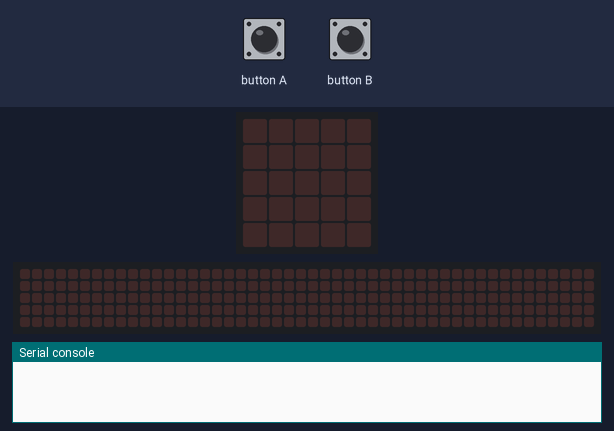
The program below on a simulated BBC micro:bit running MicroPython. Shown: the board's 5×5 LED display, a strip that is not on the board, showing the scrolling text unrolled, the last lines printed to the serial console. Inputs (shaded band) come from the test bench. The 48×5 strip is a reading aid, not a part: it shows the text the display is scrolling, unrolled, one strip-width of it at a time.

Above: at 1.2 s.
1.3 s: button A pressed for 0.15 s
At 1.37 s:
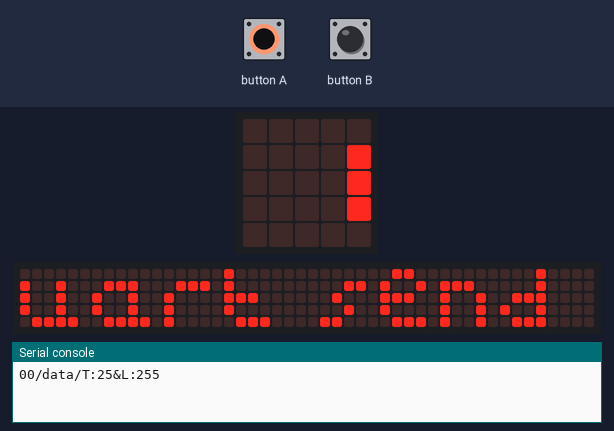
12.0 s: button A pressed for 1 s
At 12.22 s:
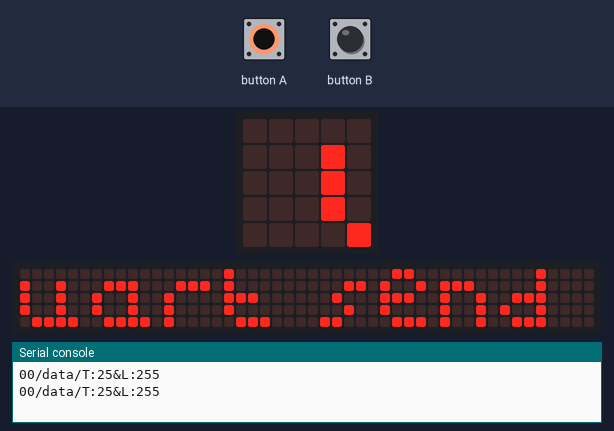

Measured:
- after the input at 1.3 s, the display: changes at once (image 1)
- after the input at 12.0 s, the display: first changes at once (image 2 shows a later state)

The program:

gateway_control.py
```python
from microbit import *
import radio

SENSOR_PIN = "1245"

uart.init(baudrate=115200, bits=8, parity=None, stop=1)

radio.on()
radio.config(channel=1)  # Choose your own channel number
radio.config(power=7)


def uart_handle():
    msg_bytes = (uart.read())
    msg_str = str(msg_bytes, 'UTF-8')

    messageArray = msg_str.split("/")
    messageType = messageArray[1]
    messageContent = messageArray[2]

    if messageType == "cmd":
        display.scroll("send cmd")
        radio.send(msg_bytes)

    else:
        Uart_send("00/err/unknown command")


def radio_handle(message):
    messageArray = message.split("/")
    sensorId = messageArray[0]
    messageType = messageArray[1]
    messageContent = messageArray[2]

    if messageType == "ask":
        if (messageContent == SENSOR_PIN):
            radio.send("00/ans/01")
        else:
            radio.send("00/ans/99")

    elif messageType == "data" and sensorId != "99":
        Uart_send(message)

    else:
        Uart_send("00/error/sensor unknown message")


def Uart_send(msg):
    print(msg)


while True:

    if (button_a.is_pressed()):
        print('00/data/T:25&L:255')
        display.scroll('uart send')


    if (button_b.is_pressed()):
        print('00/cmd/LT')

    message = radio.receive()

    if (message != None):
        radio_handle(message)

    if uart.any():
        uart_handle()

    sleep(0.1)  # sleep 100 ms
```
